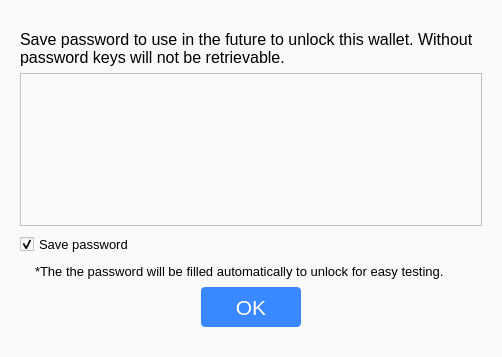
<?xml version="1.0" encoding="UTF-8"?>
<ui version="4.0">
 <class>WalletPasswordDialog</class>
 <widget class="QDialog" name="WalletPasswordDialog">
  <property name="geometry">
   <rect>
    <x>0</x>
    <y>0</y>
    <width>502</width>
    <height>357</height>
   </rect>
  </property>
  <property name="windowTitle">
   <string>Wallet password</string>
  </property>
  <property name="styleSheet">
   <string notr="true">background-color: rgb(249, 249, 249);</string>
  </property>
  <layout class="QVBoxLayout" name="verticalLayout">
   <property name="leftMargin">
    <number>20</number>
   </property>
   <property name="topMargin">
    <number>30</number>
   </property>
   <property name="rightMargin">
    <number>20</number>
   </property>
   <property name="bottomMargin">
    <number>30</number>
   </property>
   <item>
    <widget class="QLabel" name="label">
     <property name="font">
      <font>
       <family>Arial</family>
       <pointsize>12</pointsize>
      </font>
     </property>
     <property name="text">
      <string>&lt;html&gt;&lt;head/&gt;&lt;body&gt;&lt;p&gt;Save password to use in the future to unlock this wallet. Without password keys will not be retrievable.&lt;/p&gt;&lt;/body&gt;&lt;/html&gt;</string>
     </property>
     <property name="wordWrap">
      <bool>true</bool>
     </property>
    </widget>
   </item>
   <item>
    <widget class="QTextEdit" name="textEditPasswd">
     <property name="font">
      <font>
       <family>Arial</family>
       <pointsize>14</pointsize>
      </font>
     </property>
     <property name="readOnly">
      <bool>true</bool>
     </property>
    </widget>
   </item>
   <item>
    <spacer name="verticalSpacer">
     <property name="orientation">
      <enum>Qt::Vertical</enum>
     </property>
     <property name="sizeHint" stdset="0">
      <size>
       <width>20</width>
       <height>40</height>
      </size>
     </property>
    </spacer>
   </item>
   <item>
    <widget class="QCheckBox" name="checkBoxSavePasswd">
     <property name="font">
      <font>
       <family>Arial</family>
       <pointsize>10</pointsize>
      </font>
     </property>
     <property name="text">
      <string>Save password</string>
     </property>
     <property name="checked">
      <bool>true</bool>
     </property>
    </widget>
   </item>
   <item>
    <layout class="QHBoxLayout" name="horizontalLayout">
     <item>
      <spacer name="horizontalSpacer">
       <property name="orientation">
        <enum>Qt::Horizontal</enum>
       </property>
       <property name="sizeType">
        <enum>QSizePolicy::Fixed</enum>
       </property>
       <property name="sizeHint" stdset="0">
        <size>
         <width>15</width>
         <height>20</height>
        </size>
       </property>
      </spacer>
     </item>
     <item>
      <widget class="QLabel" name="label_2">
       <property name="font">
        <font>
         <family>Arial</family>
         <pointsize>10</pointsize>
        </font>
       </property>
       <property name="text">
        <string>*The the password will be filled automatically to unlock for easy testing.</string>
       </property>
       <property name="wordWrap">
        <bool>true</bool>
       </property>
      </widget>
     </item>
    </layout>
   </item>
   <item>
    <layout class="QHBoxLayout" name="horizontalLayout_2">
     <item>
      <spacer name="horizontalSpacer_2">
       <property name="orientation">
        <enum>Qt::Horizontal</enum>
       </property>
       <property name="sizeHint" stdset="0">
        <size>
         <width>40</width>
         <height>20</height>
        </size>
       </property>
      </spacer>
     </item>
     <item>
      <widget class="QPushButton" name="pushButtonOk">
       <property name="minimumSize">
        <size>
         <width>100</width>
         <height>40</height>
        </size>
       </property>
       <property name="maximumSize">
        <size>
         <width>100</width>
         <height>40</height>
        </size>
       </property>
       <property name="font">
        <font>
         <family>Arial</family>
         <pointsize>16</pointsize>
        </font>
       </property>
       <property name="styleSheet">
        <string notr="true">background-color: rgb(57, 136, 255);
color: rgb(255, 255, 255);
border-radius: 4px;</string>
       </property>
       <property name="text">
        <string>OK</string>
       </property>
      </widget>
     </item>
     <item>
      <spacer name="horizontalSpacer_3">
       <property name="orientation">
        <enum>Qt::Horizontal</enum>
       </property>
       <property name="sizeHint" stdset="0">
        <size>
         <width>40</width>
         <height>20</height>
        </size>
       </property>
      </spacer>
     </item>
    </layout>
   </item>
  </layout>
 </widget>
 <resources/>
 <connections/>
</ui>
